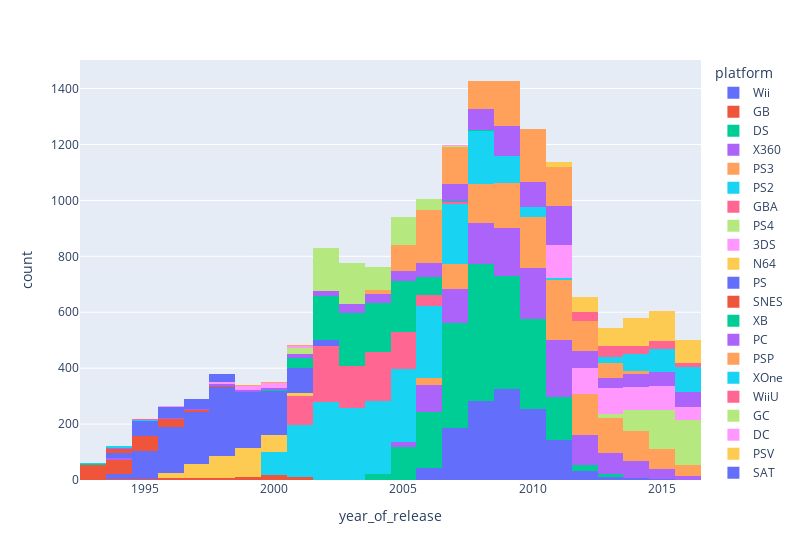

This figure's notebook cell:
### Markdown cell above
#### Динамика продаж по платформам

### Code cell
px.histogram(df,x='year_of_release',color = 'platform',width=800)

### Figure 1 — Plotly figure (JSON) as saved in the notebook; plotly's stock layout.template omitted (floating-point values rounded to 4 significant figures; data arrays with more than 128 entries replaced by an {"elided": "..."} marker saying what was removed)
{"data": [{"alignmentgroup": "True", "bingroup": "x", "hovertemplate": "platform=Wii<br>year_of_release=%{x}<br>count=%{y}<extra></extra>", "legendgroup": "Wii", "marker": {"color": "#636efa", "pattern": {"shape": ""}}, "name": "Wii", "offsetgroup": "Wii", "orientation": "v", "showlegend": true, "type": "histogram", "x": {"elided": "1286 int values"}, "xaxis": "x", "yaxis": "y"}, {"alignmentgroup": "True", "bingroup": "x", "hovertemplate": "platform=GB<br>year_of_release=%{x}<br>count=%{y}<extra></extra>", "legendgroup": "GB", "marker": {"color": "#EF553B", "pattern": {"shape": ""}}, "name": "GB", "offsetgroup": "GB", "orientation": "v", "showlegend": true, "type": "histogram", "x": [1996, 1999, 1998, 2000, 1999, 1994, 1999, 1994, 1998, 1994, 1995, 1996, 1998, 1998, 2000, 2000, 2000, 1998, 2001, 2001, 2001, 1998, 2001, 1997, 1996, 1997, 2000, 2000, 1997, 1999, 2000, 1999, 1997, 2001, 2000, 2000, 1999, 1995, 2001, 1999, 1997, 2001, 1998, 1997, 1996, 1995, 1999, 1995, 1999, 2000, 1996, 2000, 2000, 1997, 1996, 1997, 2000, 1999, 2000, 2001, 2000, 1999, 2001, 2000, 2001, 2000, 1998], "xaxis": "x", "yaxis": "y"}, {"alignmentgroup": "True", "bingroup": "x", "hovertemplate": "platform=DS<br>year_of_release=%{x}<br>count=%{y}<extra></extra>", "legendgroup": "DS", "marker": {"color": "#00cc96", "pattern": {"shape": ""}}, "name": "DS", "offsetgroup": "DS", "orientation": "v", "showlegend": true, "type": "histogram", "x": {"elided": "2120 int values"}, "xaxis": "x", "yaxis": "y"}, {"alignmentgroup": "True", "bingroup": "x", "hovertemplate": "platform=X360<br>year_of_release=%{x}<br>count=%{y}<extra></extra>", "legendgroup": "X360", "marker": {"color": "#ab63fa", "pattern": {"shape": ""}}, "name": "X360", "offsetgroup": "X360", "orientation": "v", "showlegend": true, "type": "histogram", "x": {"elided": "1232 int values"}, "xaxis": "x", "yaxis": "y"}, {"alignmentgroup": "True", "bingroup": "x", "hovertemplate": "platform=PS3<br>year_of_release=%{x}<br>count=%{y}<extra></extra>", "legendgroup": "PS3", "marker": {"color": "#FFA15A", "pattern": {"shape": ""}}, "name": "PS3", "offsetgroup": "PS3", "orientation": "v", "showlegend": true, "type": "histogram", "x": {"elided": "1306 int values"}, "xaxis": "x", "yaxis": "y"}, {"alignmentgroup": "True", "bingroup": "x", "hovertemplate": "platform=PS2<br>year_of_release=%{x}<br>count=%{y}<extra></extra>", "legendgroup": "PS2", "marker": {"color": "#19d3f3", "pattern": {"shape": ""}}, "name": "PS2", "offsetgroup": "PS2", "orientation": "v", "showlegend": true, "type": "histogram", "x": {"elided": "2127 int values"}, "xaxis": "x", "yaxis": "y"}, {"alignmentgroup": "True", "bingroup": "x", "hovertemplate": "platform=GBA<br>year_of_release=%{x}<br>count=%{y}<extra></extra>", "legendgroup": "GBA", "marker": {"color": "#FF6692", "pattern": {"shape": ""}}, "name": "GBA", "offsetgroup": "GBA", "orientation": "v", "showlegend": true, "type": "histogram", "x": {"elided": "811 int values"}, "xaxis": "x", "yaxis": "y"}, {"alignmentgroup": "True", "bingroup": "x", "hovertemplate": "platform=PS4<br>year_of_release=%{x}<br>count=%{y}<extra></extra>", "legendgroup": "PS4", "marker": {"color": "#B6E880", "pattern": {"shape": ""}}, "name": "PS4", "offsetgroup": "PS4", "orientation": "v", "showlegend": true, "type": "histogram", "x": {"elided": "392 int values"}, "xaxis": "x", "yaxis": "y"}, {"alignmentgroup": "True", "bingroup": "x", "hovertemplate": "platform=3DS<br>year_of_release=%{x}<br>count=%{y}<extra></extra>", "legendgroup": "3DS", "marker": {"color": "#FF97FF", "pattern": {"shape": ""}}, "name": "3DS", "offsetgroup": "3DS", "orientation": "v", "showlegend": true, "type": "histogram", "x": {"elided": "512 int values"}, "xaxis": "x", "yaxis": "y"}, {"alignmentgroup": "True", "bingroup": "x", "hovertemplate": "platform=N64<br>year_of_release=%{x}<br>count=%{y}<extra></extra>", "legendgroup": "N64", "marker": {"color": "#FECB52", "pattern": {"shape": ""}}, "name": "N64", "offsetgroup": "N64", "orientation": "v", "showlegend": true, "type": "histogram", "x": {"elided": "316 int values"}, "xaxis": "x", "yaxis": "y"}, {"alignmentgroup": "True", "bingroup": "x", "hovertemplate": "platform=PS<br>year_of_release=%{x}<br>count=%{y}<extra></extra>", "legendgroup": "PS", "marker": {"color": "#636efa", "pattern": {"shape": ""}}, "name": "PS", "offsetgroup": "PS", "orientation": "v", "showlegend": true, "type": "histogram", "x": {"elided": "1190 int values"}, "xaxis": "x", "yaxis": "y"}, {"alignmentgroup": "True", "bingroup": "x", "hovertemplate": "platform=SNES<br>year_of_release=%{x}<br>count=%{y}<extra></extra>", "legendgroup": "SNES", "marker": {"color": "#EF553B", "pattern": {"shape": ""}}, "name": "SNES", "offsetgroup": "SNES", "orientation": "v", "showlegend": true, "type": "histogram", "x": {"elided": "190 int values"}, "xaxis": "x", "yaxis": "y"}, {"alignmentgroup": "True", "bingroup": "x", "hovertemplate": "platform=XB<br>year_of_release=%{x}<br>count=%{y}<extra></extra>", "legendgroup": "XB", "marker": {"color": "#00cc96", "pattern": {"shape": ""}}, "name": "XB", "offsetgroup": "XB", "orientation": "v", "showlegend": true, "type": "histogram", "x": {"elided": "803 int values"}, "xaxis": "x", "yaxis": "y"}, {"alignmentgroup": "True", "bingroup": "x", "hovertemplate": "platform=PC<br>year_of_release=%{x}<br>count=%{y}<extra></extra>", "legendgroup": "PC", "marker": {"color": "#ab63fa", "pattern": {"shape": ""}}, "name": "PC", "offsetgroup": "PC", "orientation": "v", "showlegend": true, "type": "histogram", "x": {"elided": "950 int values"}, "xaxis": "x", "yaxis": "y"}, {"alignmentgroup": "True", "bingroup": "x", "hovertemplate": "platform=PSP<br>year_of_release=%{x}<br>count=%{y}<extra></extra>", "legendgroup": "PSP", "marker": {"color": "#FFA15A", "pattern": {"shape": ""}}, "name": "PSP", "offsetgroup": "PSP", "orientation": "v", "showlegend": true, "type": "histogram", "x": {"elided": "1193 int values"}, "xaxis": "x", "yaxis": "y"}, {"alignmentgroup": "True", "bingroup": "x", "hovertemplate": "platform=XOne<br>year_of_release=%{x}<br>count=%{y}<extra></extra>", "legendgroup": "XOne", "marker": {"color": "#19d3f3", "pattern": {"shape": ""}}, "name": "XOne", "offsetgroup": "XOne", "orientation": "v", "showlegend": true, "type": "histogram", "x": {"elided": "247 int values"}, "xaxis": "x", "yaxis": "y"}, {"alignmentgroup": "True", "bingroup": "x", "hovertemplate": "platform=WiiU<br>year_of_release=%{x}<br>count=%{y}<extra></extra>", "legendgroup": "WiiU", "marker": {"color": "#FF6692", "pattern": {"shape": ""}}, "name": "WiiU", "offsetgroup": "WiiU", "orientation": "v", "showlegend": true, "type": "histogram", "x": {"elided": "147 int values"}, "xaxis": "x", "yaxis": "y"}, {"alignmentgroup": "True", "bingroup": "x", "hovertemplate": "platform=GC<br>year_of_release=%{x}<br>count=%{y}<extra></extra>", "legendgroup": "GC", "marker": {"color": "#B6E880", "pattern": {"shape": ""}}, "name": "GC", "offsetgroup": "GC", "orientation": "v", "showlegend": true, "type": "histogram", "x": {"elided": "542 int values"}, "xaxis": "x", "yaxis": "y"}, {"alignmentgroup": "True", "bingroup": "x", "hovertemplate": "platform=DC<br>year_of_release=%{x}<br>count=%{y}<extra></extra>", "legendgroup": "DC", "marker": {"color": "#FF97FF", "pattern": {"shape": ""}}, "name": "DC", "offsetgroup": "DC", "orientation": "v", "showlegend": true, "type": "histogram", "x": [1998, 2000, 1999, 1999, 2000, 2000, 1999, 1999, 1998, 1999, 1999, 2001, 1999, 2002, 1998, 1999, 2000, 2000, 2000, 2001, 2000, 1999, 2001, 1998, 2000, 2000, 2000, 2001, 2001, 2000, 1999, 1999, 1999, 2000, 2000, 1999, 2000, 1998, 2000, 2000, 2001, 1998, 2000, 1998, 2000, 2000, 1999, 2001, 2001, 2008, 2000, 2007], "xaxis": "x", "yaxis": "y"}, {"alignmentgroup": "True", "bingroup": "x", "hovertemplate": "platform=PSV<br>year_of_release=%{x}<br>count=%{y}<extra></extra>", "legendgroup": "PSV", "marker": {"color": "#FECB52", "pattern": {"shape": ""}}, "name": "PSV", "offsetgroup": "PSV", "orientation": "v", "showlegend": true, "type": "histogram", "x": {"elided": "429 int values"}, "xaxis": "x", "yaxis": "y"}, {"alignmentgroup": "True", "bingroup": "x", "hovertemplate": "platform=SAT<br>year_of_release=%{x}<br>count=%{y}<extra></extra>", "legendgroup": "SAT", "marker": {"color": "#636efa", "pattern": {"shape": ""}}, "name": "SAT", "offsetgroup": "SAT", "orientation": "v", "showlegend": true, "type": "histogram", "x": {"elided": "173 int values"}, "xaxis": "x", "yaxis": "y"}, {"alignmentgroup": "True", "bingroup": "x", "hovertemplate": "platform=GEN<br>year_of_release=%{x}<br>count=%{y}<extra></extra>", "legendgroup": "GEN", "marker": {"color": "#EF553B", "pattern": {"shape": ""}}, "name": "GEN", "offsetgroup": "GEN", "orientation": "v", "showlegend": true, "type": "histogram", "x": [1994, 1994, 1994, 1994, 1994, 1994, 1993, 1993, 1994, 1994, 1994, 1993, 1993, 1993, 1993, 1993, 1994, 1994, 1994], "xaxis": "x", "yaxis": "y"}, {"alignmentgroup": "True", "bingroup": "x", "hovertemplate": "platform=NES<br>year_of_release=%{x}<br>count=%{y}<extra></extra>", "legendgroup": "NES", "marker": {"color": "#00cc96", "pattern": {"shape": ""}}, "name": "NES", "offsetgroup": "NES", "orientation": "v", "showlegend": true, "type": "histogram", "x": [1993, 1993, 1993, 1993, 1994], "xaxis": "x", "yaxis": "y"}, {"alignmentgroup": "True", "bingroup": "x", "hovertemplate": "platform=SCD<br>year_of_release=%{x}<br>count=%{y}<extra></extra>", "legendgroup": "SCD", "marker": {"color": "#ab63fa", "pattern": {"shape": ""}}, "name": "SCD", "offsetgroup": "SCD", "orientation": "v", "showlegend": true, "type": "histogram", "x": [1993, 1994, 1994, 1994, 1994, 1994], "xaxis": "x", "yaxis": "y"}, {"alignmentgroup": "True", "bingroup": "x", "hovertemplate": "platform=WS<br>year_of_release=%{x}<br>count=%{y}<extra></extra>", "legendgroup": "WS", "marker": {"color": "#FFA15A", "pattern": {"shape": ""}}, "name": "WS", "offsetgroup": "WS", "orientation": "v", "showlegend": true, "type": "histogram", "x": [2000, 1999, 2001, 1999, 2000, 2001], "xaxis": "x", "yaxis": "y"}, {"alignmentgroup": "True", "bingroup": "x", "hovertemplate": "platform=NG<br>year_of_release=%{x}<br>count=%{y}<extra></extra>", "legendgroup": "NG", "marker": {"color": "#19d3f3", "pattern": {"shape": ""}}, "name": "NG", "offsetgroup": "NG", "orientation": "v", "showlegend": true, "type": "histogram", "x": [1994, 1994, 1995, 1994, 1993, 1994, 1995, 1993, 1996, 1996, 1995, 1995], "xaxis": "x", "yaxis": "y"}, {"alignmentgroup": "True", "bingroup": "x", "hovertemplate": "platform=TG16<br>year_of_release=%{x}<br>count=%{y}<extra></extra>", "legendgroup": "TG16", "marker": {"color": "#FF6692", "pattern": {"shape": ""}}, "name": "TG16", "offsetgroup": "TG16", "orientation": "v", "showlegend": true, "type": "histogram", "x": [1995, 1995], "xaxis": "x", "yaxis": "y"}, {"alignmentgroup": "True", "bingroup": "x", "hovertemplate": "platform=3DO<br>year_of_release=%{x}<br>count=%{y}<extra></extra>", "legendgroup": "3DO", "marker": {"color": "#B6E880", "pattern": {"shape": ""}}, "name": "3DO", "offsetgroup": "3DO", "orientation": "v", "showlegend": true, "type": "histogram", "x": [1995, 1994, 1995], "xaxis": "x", "yaxis": "y"}, {"alignmentgroup": "True", "bingroup": "x", "hovertemplate": "platform=PCFX<br>year_of_release=%{x}<br>count=%{y}<extra></extra>", "legendgroup": "PCFX", "marker": {"color": "#FF97FF", "pattern": {"shape": ""}}, "name": "PCFX", "offsetgroup": "PCFX", "orientation": "v", "showlegend": true, "type": "histogram", "x": [1996], "xaxis": "x", "yaxis": "y"}], "layout": {"barmode": "relative", "legend": {"title": {"text": "platform"}, "tracegroupgap": 0}, "margin": {"t": 60}, "width": 800, "xaxis": {"anchor": "y", "domain": [0, 1], "title": {"text": "year_of_release"}}, "yaxis": {"anchor": "x", "domain": [0, 1], "title": {"text": "count"}}}}
